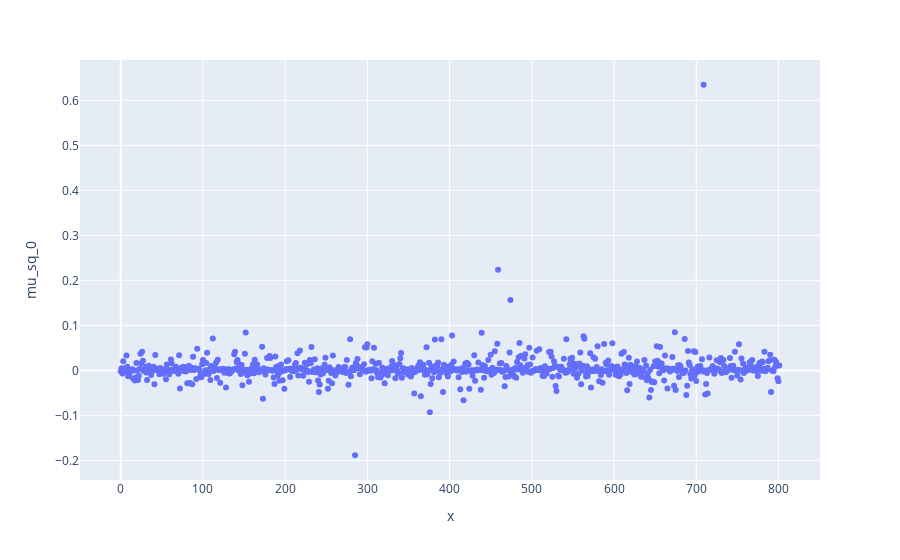

The cell this chart's notebook holds for it:
### Code cell
fig = px.scatter(fp, x=range(0,len(fp['mu_ra_0'])), y='mu_sq_0')
fig.show()

### Figure 1 — Plotly figure (JSON) as saved in the notebook; plotly's stock layout.template omitted (floating-point values rounded to 4 significant figures; data arrays with more than 128 entries replaced by an {"elided": "..."} marker saying what was removed)
{"data": [{"hovertemplate": "x=%{x}<br>mu_sq_0=%{y}<extra></extra>", "legendgroup": "", "marker": {"color": "#636efa", "symbol": "circle"}, "mode": "markers", "name": "", "orientation": "v", "showlegend": false, "type": "scatter", "x": {"elided": "802 int values"}, "xaxis": "x", "y": {"elided": "802 float values"}, "yaxis": "y"}], "layout": {"legend": {"tracegroupgap": 0}, "margin": {"t": 60}, "xaxis": {"anchor": "y", "domain": [0, 1], "title": {"text": "x"}}, "yaxis": {"anchor": "x", "domain": [0, 1], "title": {"text": "mu_sq_0"}}}}
